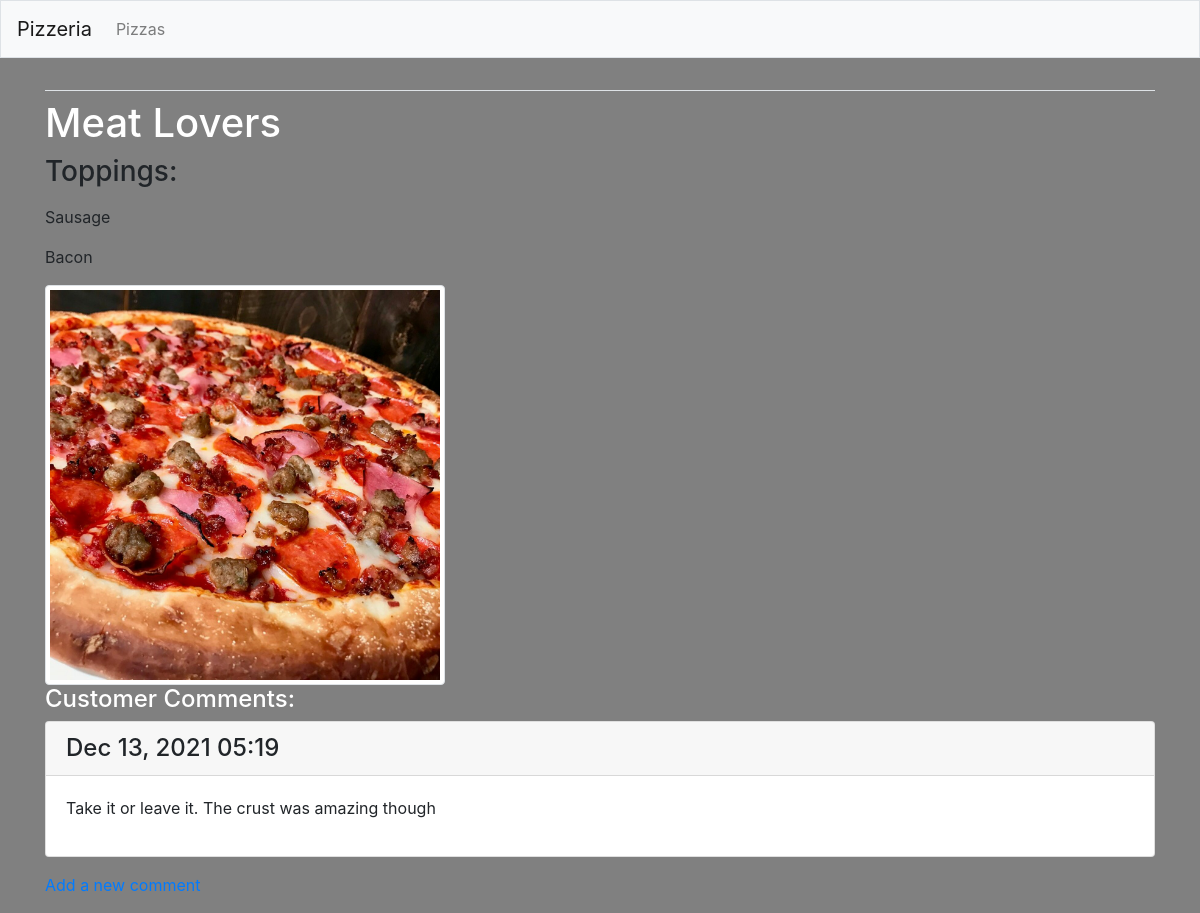
Screenshot of /pizza/3/ with the database file from the repository.
### MainApp/models.py (models this page shows, shortened)
class Pizza(models.Model):
    text = models.CharField(max_length = 200)
    date_added = models.DateTimeField(auto_now_add=True)
    header_image = models.ImageField(null=True, blank=True, upload_to='images/')
    def __str__(self):
        return self.text #on the web page this shows us the actual text OF the object so it's important

class Topping(models.Model):
    pizza = models.ForeignKey(Pizza, on_delete=models.CASCADE)
    text = models.TextField()
    date_added = models.DateTimeField(auto_now_add=True)

class Comment(models.Model):
    pizza = models.ForeignKey(Pizza, on_delete=models.CASCADE)
    text = models.TextField()
    date_added = models.DateTimeField(auto_now_add=True)

### MainApp/views.py (the view)
# urls.py: path('pizza/<int:pizza_id>/', views.pizza, name='pizza'),
def pizza(request,pizza_id):
    pizza = Pizza.objects.get(id=pizza_id)
    toppings = pizza.topping_set.all()
    comments = pizza.comment_set.all()
    context = {'pizza':pizza, 'toppings': toppings, 'comments':comments}
    return render(request, 'MainApp/pizza.html', context)

### MainApp/templates/mainapp/pizza.html (shortened to what this page needs)
{% extends 'MainApp/base.html' %}
{% block content %}
<h1 style="color:white;">{{ pizza }}</h1>
<h3>
<p> Toppings:</p>
</h3>
    {% for topping in toppings %}
    <p>{{ topping.text }} </p>
{% empty%}
<li> There are no toppings on this pizza.</li>
{% endfor %}
{% if pizza.header_image %}
<img src="{{ pizza.header_image.url }}" class="img-thumbnail" width="400" height="350"/>
{% endif %}
<h4 style="color:white;">Customer Comments:</h4>
{% for comment in comments %}
    <div class="card mb-3">
        <h4 class="card-header">
            {{ comment.date_added | date:'M d, Y H:i' }}
        </h4>
        <div class="card-body">
            {{ comment.text | linebreaks }}
        </div>
    </div>
{% empty %}
    <p> There are no comments for this pizza. </p>
{% endfor %}
<p>
    <a href="{% url 'MainApp:new_comment' pizza.id %}">Add a new comment</a>
</p>
{% endblock content %}

### rows the page displays
Pizza: text "Meat Lovers", header_image (picture)
Topping: text "Sausage"
Topping: text "Bacon"
Comment: date_added "Dec 13, 2021 05:19", text "Take it or leave it. The crust was amazing though"
